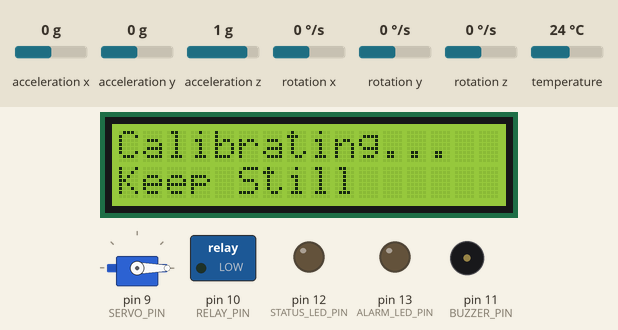
This sketch was run on a simulated Arduino Uno, built with avr-gcc and run on an emulated ATmega328P. On the bench: servo, 16×2 character LCD, switched loads named in the sketch (green lamp = pin HIGH), output pins drawn as LEDs (lit = HIGH), buzzer (waves = sounding, pin HIGH). The test bench sets the inputs (shaded band); at power-on: acceleration x 0 g, acceleration y 0 g, acceleration z 1 g, rotation x 0 °/s, rotation y 0 °/s, rotation z 0 °/s, temperature 24 °C.

Above: at 2.1 s.
At 6.8 s:
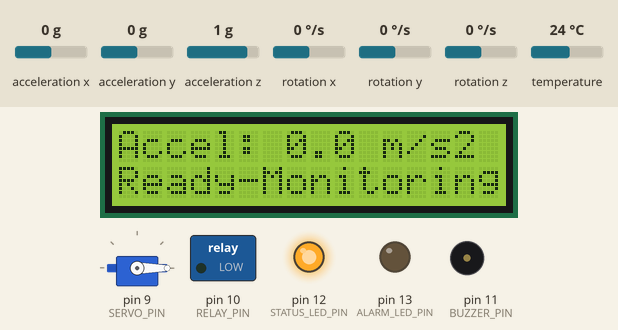
6.9 s: acceleration x set to -1.4 g
At 7.5 s:
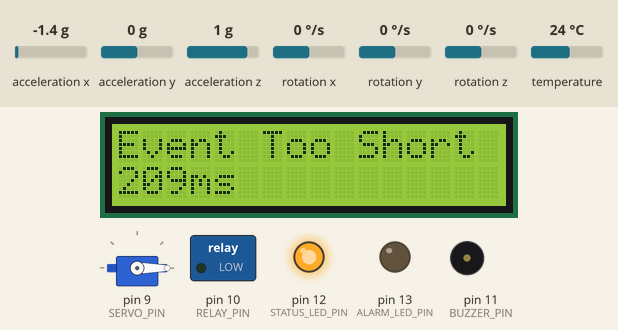
9.6 s: acceleration y set to -1.4 g
At 9.76 s:
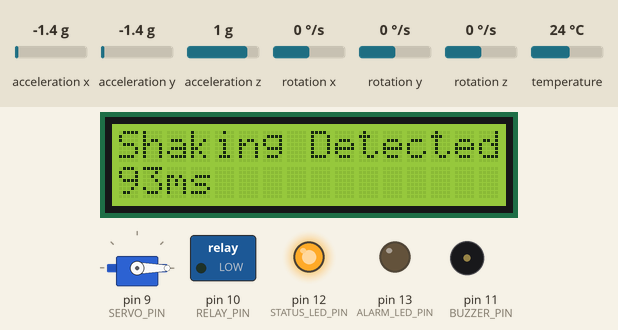
11.3 s: acceleration z set to -1.4 g
At 11.39 s:
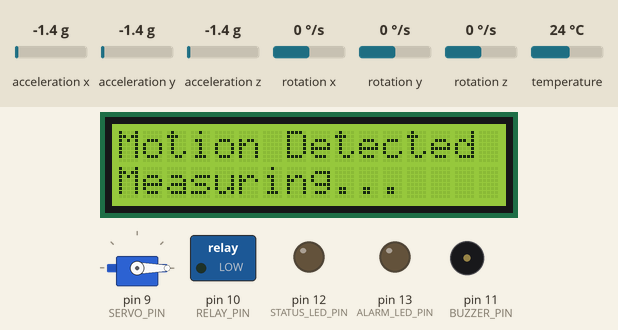
Timing chart, 0 to 14.3 s (numbered marks = the images above; inputs shaded):
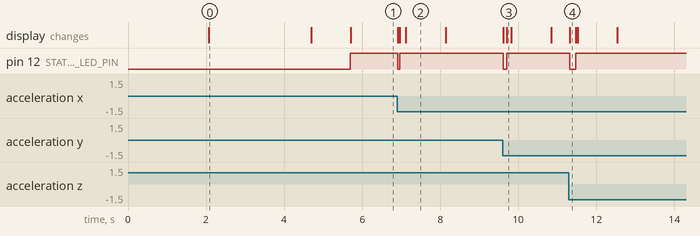

The sketch:

Automated_Earthquake_Response_And_Safety_System.ino
```cpp
#include <Adafruit_MPU6050.h>
#include <Adafruit_Sensor.h>
#include <Wire.h>
#include <LiquidCrystal.h>  // Standard LCD library
#include <Servo.h>          // Servo library

// ULTRA SENSITIVE CONFIGURATION
const float ACCEL_THRESHOLD = 0.45;  // A change in acceleration greater than 0.45 m/s² will be considered a potential shake
const unsigned long MIN_EVENT_DURATION = 500;  // Shaking must continue for at least 500 milliseconds to confirm an earthquake.
const unsigned long PEAK_WINDOW = 200;         // If no new shake is detected for 200 milliseconds, the current shaking event is considered over.
const unsigned long COOLDOWN_PERIOD = 10000;    // After an alarm is triggered, the system will remain in alarm state for 10000 milliseconds (10 seconds) before resetting.

// PIN DEFINITIONS
const int ALARM_LED_PIN = 13;
const int STATUS_LED_PIN = 12;
const int BUZZER_PIN = 11;
const int RELAY_PIN = 10;
const int SERVO_PIN = 9;

// LCD Pins (manual connection)
const int RS = 8;
const int EN = 7;
const int D4 = 6;
const int D5 = 5;
const int D6 = 4;
const int D7 = 3;

// Initialize components
Adafruit_MPU6050 mpu;
LiquidCrystal lcd(RS, EN, D4, D5, D6, D7);
Servo evacuationServo;

// GLOBAL VARIABLES
unsigned long eventStartTime = 0;     // Declares a global variable to store the time (in milliseconds) when a shaking event started
unsigned long lastPeakTime = 0;       // Declares a global variable to store the time (in milliseconds) of the most recent detected shake
unsigned long alarmTriggeredTime = 0; // Declares a global variable to store the time (in milliseconds) when the alarm was last triggered
bool eventActive = false;             // Declares a global boolean flag to track if a shaking event is currently active. false means no event is happening.
bool alarmTriggered = false;          // Declares a global boolean flag to track if the alarm is currently triggered. false means the alarm is not active.

// Raw acceleration tracking
float lastX = 0, lastY = 0, lastZ = 0;

void setup() {
  // Initialize LEDs and outputs
  pinMode(ALARM_LED_PIN, OUTPUT);
  pinMode(STATUS_LED_PIN, OUTPUT);
  pinMode(BUZZER_PIN, OUTPUT);
  pinMode(RELAY_PIN, OUTPUT);

  digitalWrite(ALARM_LED_PIN, LOW);
  digitalWrite(STATUS_LED_PIN, LOW);
  digitalWrite(BUZZER_PIN, LOW);
  digitalWrite(RELAY_PIN, LOW);

  // Initialize servo
  evacuationServo.attach(SERVO_PIN);
  evacuationServo.write(0);  // Close position

  // Initialize LCD
  lcd.begin(16, 2);
  lcd.print("Earthquake");
  lcd.setCursor(0, 1);
  lcd.print("Detector System");
  delay(2000);

  // Initialize sensor with MINIMAL filtering
  if (!mpu.begin()) {
    lcd.clear();
    lcd.print("MPU6050 Error!");
    lcd.setCursor(0, 1);
    lcd.print("Check Wiring");
    while (1) {
      digitalWrite(STATUS_LED_PIN, HIGH);
      delay(500);
      digitalWrite(STATUS_LED_PIN, LOW);
      delay(500);
    }
  }

  // MAXIMUM sensitivity settings
  mpu.setAccelerometerRange(MPU6050_RANGE_2_G);
  mpu.setGyroRange(MPU6050_RANGE_250_DEG);
  mpu.setFilterBandwidth(MPU6050_BAND_260_HZ);

  calibrateSensor();

  lcd.clear();
  lcd.print("System Ready");
  lcd.setCursor(0, 1);
  lcd.print("Monitoring...");
  digitalWrite(STATUS_LED_PIN, HIGH);
}

void calibrateSensor() {
  lcd.clear();
  lcd.print("Calibrating...");
  lcd.setCursor(0, 1);
  lcd.print("Keep Still");
  delay(2000);

  float sumX = 0, sumY = 0, sumZ = 0;
  int samples = 0;

  for (int i = 0; i < 50; i++) {
    sensors_event_t a, g, temp;
    if (mpu.getEvent(&a, &g, &temp)) {
      sumX += a.acceleration.x;
      sumY += a.acceleration.y;
      sumZ += a.acceleration.z;
      samples++;
    }
    delay(10);
  }

  lastX = sumX / samples;
  lastY = sumY / samples;
  lastZ = sumZ / samples;

  lcd.clear();
  lcd.print("Calib Complete");
  lcd.setCursor(0, 1);
  lcd.print("Baseline Set");
  delay(1000);
}

void updateLCD(String line1, String line2) {
  lcd.clear();
  lcd.print(line1);
  lcd.setCursor(0, 1);
  lcd.print(line2);
}

void activateSafetyProtocols() {
  // Activate buzzer (pulsed)
  digitalWrite(BUZZER_PIN, HIGH);
  delay(200);
  digitalWrite(BUZZER_PIN, LOW);

  // Activate relay (cut power, activate emergency systems)
  digitalWrite(RELAY_PIN, HIGH);

  // Open evacuation path with servo
  evacuationServo.write(90);  // Open position

  // Flash alarm LED
  digitalWrite(ALARM_LED_PIN, HIGH);
}

void deactivateSafetyProtocols() {
  // Deactivate all emergency systems
  digitalWrite(BUZZER_PIN, LOW);
  digitalWrite(RELAY_PIN, LOW);
  digitalWrite(ALARM_LED_PIN, LOW);

  // Close evacuation path
  evacuationServo.write(0);  // Close position
}

void loop() {
  // Read sensor data
  sensors_event_t a, g, temp;
  mpu.getEvent(&a, &g, &temp);  // This line fetches the latest data from the MPU6050 sensor, storing the acceleration (a), gyro (g), and temperature (temp) readings.

  // Calculate CHANGE in acceleration
  float deltaX = abs(a.acceleration.x - lastX);  // This calculates the absolute difference between the current acceleration on the X-axis and the previous reading stored in lastX
  float deltaY = abs(a.acceleration.y - lastY);
  float deltaZ = abs(a.acceleration.z - lastZ);

  float maxDelta = max(deltaX, max(deltaY, deltaZ));   // This finds the largest change (delta) among the three axes

  lastX = a.acceleration.x; // The current acceleration reading is saved into the lastX variable so it can be used as the "previous" value in the next loop cycle
  lastY = a.acceleration.y;
  lastZ = a.acceleration.z;

  // Update LCD display
  static unsigned long lastLCDUpdate = 0;  // The variable is created only once, not every time the function runs.
  if (millis() - lastLCDUpdate >= 300) {   // This section updates the display and LEDs only every 300ms to prevent flickering and make the text readable
    if (alarmTriggered) {
      // Show earthquake warning with countdown
      unsigned long remaining = (COOLDOWN_PERIOD - (millis() - alarmTriggeredTime)) / 1000;   // converts the remaining time for cooldown
      updateLCD("EARTHQUAKE!", "Reset in: " + String(remaining) + "s");

      // Flash buzzer during alarm
      static bool buzzerState = false;
      buzzerState = !buzzerState; // toggles the state of the buzzer every time it runs. If the buzzer was ON, it turns it OFF. If it was OFF, it turns it ON. This creates a flashing or beeping effect.
      digitalWrite(BUZZER_PIN, buzzerState);

    } else if (eventActive) {  // If a shaking event is in progress but the alarm hasn't been triggered yet, it informs the user
      // Show shaking detection in progress
      updateLCD("Shaking Detected", String(millis() - eventStartTime) + "ms");
      digitalWrite(STATUS_LED_PIN, !digitalRead(STATUS_LED_PIN));         // Blink

    } else {   // If the system is in normal, idle monitoring mode, it displays the live, real-time value of maxDelta
      // Normal monitoring mode
      updateLCD("Accel: " + String(maxDelta, 1) + " m/s2", "Ready-Monitoring");
      digitalWrite(STATUS_LED_PIN, HIGH); // Steady on
    }
    lastLCDUpdate = millis();      // updates the time
  }

  // Handle alarm cooldown
  if (alarmTriggered) {
    if (millis() - alarmTriggeredTime >= COOLDOWN_PERIOD) {  // It checks if the alarm has been active for longer than the COOLDOWN_PERIOD
      resetDetector();
    }
    delay(30);
    return;  // If the alarm is active, this return statement exits the loop() function immediately. This means all detection logic below is skipped
  }

  // ULTRA-SENSITIVE DETECTION
  if (maxDelta > ACCEL_THRESHOLD) {  // If the calculated change in acceleration (maxDelta) exceeds the configured threshold
    lastPeakTime = millis();   // The timer for the "last detected shake" is reset to the current time

    if (!eventActive) { //If this is the first shake of a new event, it officially starts the event. It records the start time (eventStartTime), sets the eventActive flag to true, updates the LCD
      eventStartTime = millis();
      eventActive = true;
      updateLCD("Motion Detected","Measuring...");
      digitalWrite(STATUS_LED_PIN, LOW);
    }

    // Check if we've had enough sustained motion
    if (eventActive && (millis() - eventStartTime >= MIN_EVENT_DURATION)) { // If an event is already active and it has been going on for longer than MIN_EVENT_DURATION,it immediately calls triggerAlarm().This means the shaking was strong and continuous enough to confirm an earthquake.
      triggerAlarm();
    }
  }

  // Check if event should end
  if (eventActive && (millis() - lastPeakTime > PEAK_WINDOW)) {//This checks if an event is active BUT no new shakes have been detected for more than the PEAK_WINDOW
    unsigned long eventDuration = millis() - eventStartTime; // This calculation gives the total length of the event in milliseconds

    if (eventDuration >= MIN_EVENT_DURATION) {
      triggerAlarm();
    } else {
      eventActive = false;
      digitalWrite(STATUS_LED_PIN, HIGH);
      updateLCD("Event Too Short", String(eventDuration) + "ms");
      delay(1000);
    }
  }

  delay(10);   //  Pause what you're doing and wait for 10 milliseconds.This is a simple speed limit that keeps the entire system running smoothly and prevents it from going crazy
}

void triggerAlarm() {
  updateLCD("EARTHQUAKE!", "ACTIVATING...");
  delay(500);

  // Activate all safety protocols
  activateSafetyProtocols();

  // Show confirmation message
  updateLCD("EARTHQUAKE", "CONFIRMED!");
  delay(1000);
  updateLCD("EVACUATE", "IMMEDIATELY!");
  delay(1000);
  updateLCD("POWER CUT", "SAFE EXIT OPEN");
  delay(1000);

  alarmTriggered = true;
  alarmTriggeredTime = millis();
  eventActive = false;
  digitalWrite(STATUS_LED_PIN, HIGH);
}

void resetDetector() {
  // Deactivate all safety protocols
  deactivateSafetyProtocols();

  eventActive = false;
  alarmTriggered = false;

  updateLCD("System Reset", "Monitoring...");
  delay(1000);
}
```

Measured:
- after the input at 6.9 s, pin 12 (STATUS_LED_PIN): HIGH → LOW at once, → HIGH 0.05 s later; the display: first changes at once (image 2 shows a later state)
- after the input at 9.6 s, pin 12 (STATUS_LED_PIN): HIGH → LOW at once, → HIGH 0.09 s later; the display: first changes at once (image 3 shows a later state)
- after the input at 11.3 s, pin 12 (STATUS_LED_PIN): HIGH → LOW at once, → HIGH 0.15 s later; the display: changes at once (image 4)
- what the display in image 0 shows lasts 2.6 s, from 2.1 s to 4.7 s
- what the display in image 2 shows lasts 1.0 s, from 7.1 s to 8.1 s
